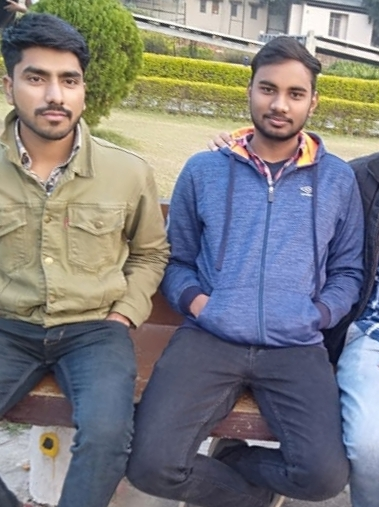
#> input picture Resources/test_01.jpg, 379 x 507 px, found by its file name
$ python 07_Joining_Images.py
#> lines starting #> are read from the running program, lines starting #| are printed output that depends on the picture
import cv2
import numpy as np

img1 = cv2.imread(r"C:\Users\CHAND\PycharmProjects\OpenCV_Murtazas_Workshop\Resources\test_01.jpg")
#> img1 is the input picture: shape (507, 379, 3); mean B, G, R 126.8, 124.1, 124.3
img2 = cv2.imread(r"C:\Users\CHAND\PycharmProjects\OpenCV_Murtazas_Workshop\Resources\test_02.jpg")
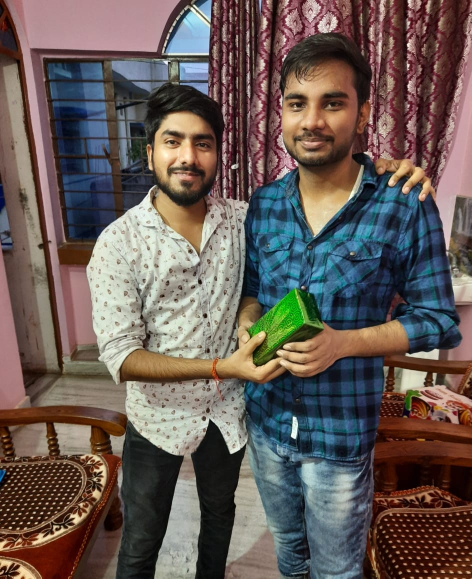
#> input picture Resources/test_02.jpg, 943 x 1157 px, found by its file name (shown at 1/2 size)
#> img2 is the input picture: shape (1157, 943, 3); mean B, G, R 86.5, 91.3, 103.3

print(img1.shape)
#| (507, 379, 3)
print(img2.shape)
#| (1157, 943, 3)

"""
NOTE:
1) Joining or Stacking of Images can be done either vertically or horizontally
2) Stacking is done through Numpy not OpenCV
3) All the Images should be of same size and channels
4) Input should be given in a Tuple
5) This is helpful when we want to visualize many images in the same script
"""

img2_resized = cv2.resize(img2,(img1.shape[1],img1.shape[0]))
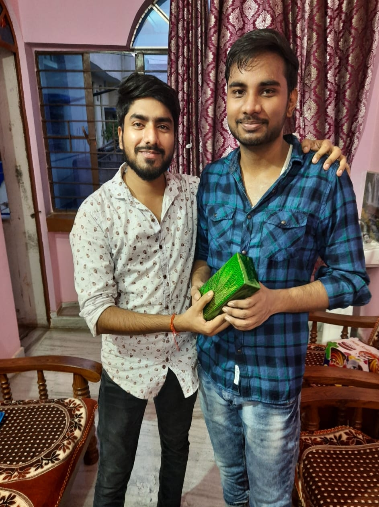
#> img2_resized: shape (507, 379, 3); mean B, G, R 86.4, 91.1, 103.1

horStackImg = np.hstack((img1,img1,img2_resized))
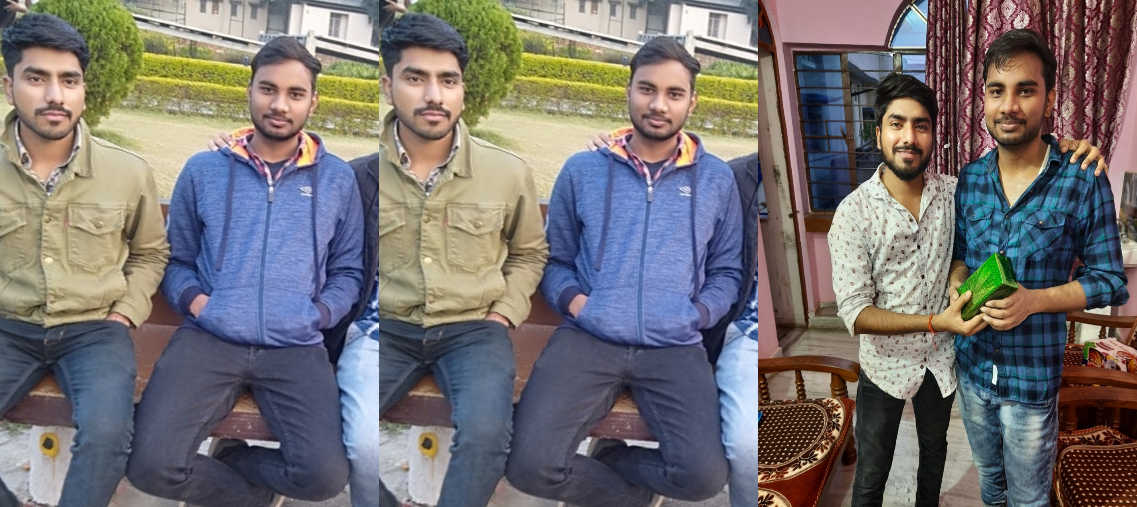
#> horStackImg: shape (507, 1137, 3); mean B, G, R 113.3, 113.1, 117.3
verStackImg = np.vstack((img1,img2_resized))
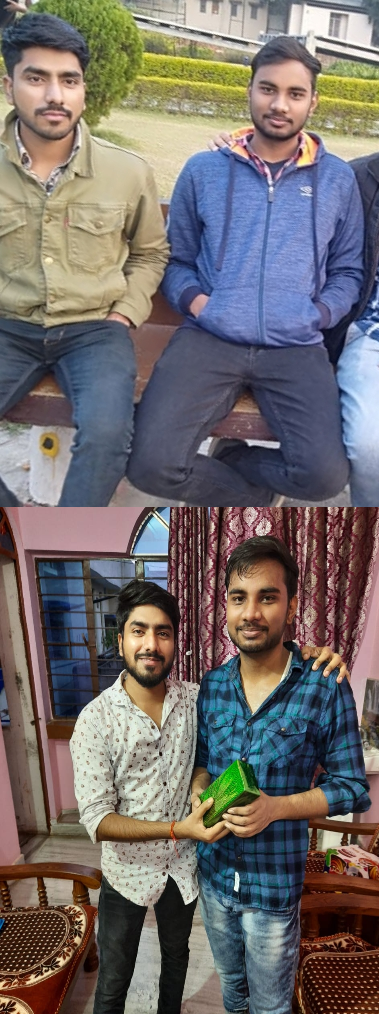
#> verStackImg: shape (1014, 379, 3); mean B, G, R 106.6, 107.6, 113.7


cv2.imshow("Horizontally Stacked Image",horStackImg)
cv2.imshow("Vertically Stacked Image",verStackImg)

cv2.waitKey(0)
